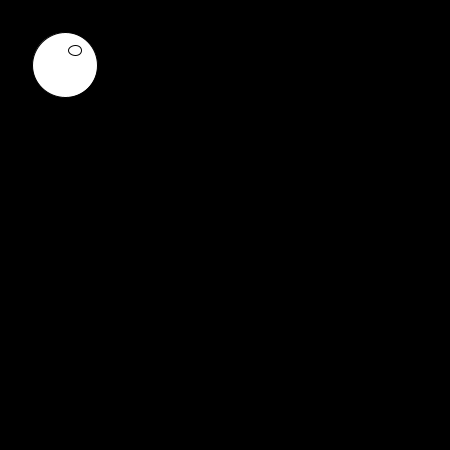
Frame 1 (no input)
Frame 60 (the mouse pressed at the canvas centre just before this capture): identical to frame 1, image omitted
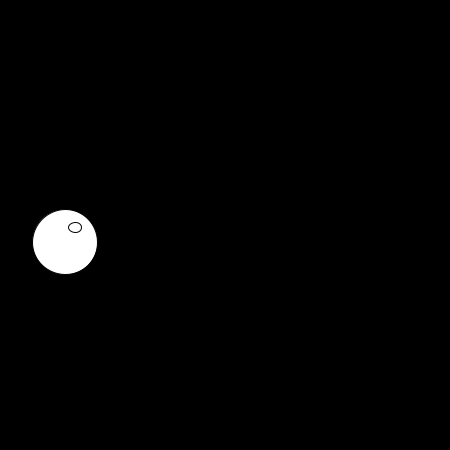
Frame 120 (the mouse held since frame 60 and released just before this capture)

The Processing sketch that drew these frames (run headless with seeded random() and noise(); from frame 60 on, the mouse is pressed at the canvas centre):

// Processing sketch: processing_100273
// ── processing_100273.pde

// The ball will stop bouncing after it reaches the bottom the screen,
// you will have to re-start the program to make the ball bounce again, or else 
// the ball will just go down to the screen and no bouncing will ever happen again, 
// just re-start the program, after the ball stop bouncing and retracts to the start coordinates.
int x = 0;
int dir = 1;
int maxHeight = 450; // Stops the ball before it gets off the screen
boolean mouseRelease = true; // The ball will always retract to it's starting position, when this boolean statement is set on true
void setup(){
  loop();
  size(450,450);
  background(0);
}
void draw(){
  background(0);
  bouncing_ball();
  if(mouseRelease){ // When the left-click is released then the will retract back to it's original coordinates
     x = x -3;
     if(x <= 0){
       x = 0;
     }
  }else { 
    x = x + dir*3;
    if(x >= 450 - 90){
      dir = -1;
      maxHeight = maxHeight*3/4; 
    } else if(x <= 450 - maxHeight){
    dir =  1;
     }else if(maxHeight <= 125){
       dir = 0;
     }
  }
}
void bouncing_ball(){ // Creates a ball with a shiny point, almost like a real ball
  ellipse(65, 65+x, 65, 65);
  ellipse(75, 50+x, 13, 10);
}
void mousePressed(){ // When mouse is clicked, it moves and does not retracts back to the starting coordinate because it keeps on bouncing until it reaches it's maximum bounce
  mouseRelease = false;
}
void mouseReleased(){ // When mouse is released it stops, and retracts back to the starting coordinate
  mouseRelease = true;
}
